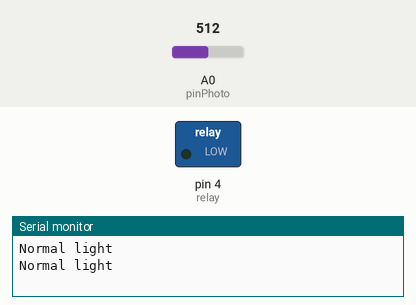
The sketch below on a simulated Arduino Uno, built with avr-gcc and run on an emulated ATmega328P. Shown: switched loads named in the sketch (green lamp = pin HIGH), the last lines printed to the serial monitor. The test bench sets the inputs (shaded band); at power-on: A0 (pinPhoto) = 512.

Above: at 1.8 s.
1.9 s: A0 (pinPhoto) set to 487
At 3.0 s:
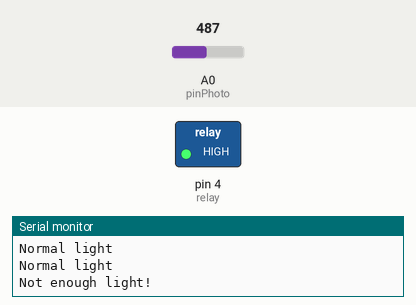
3.5 s: A0 (pinPhoto) set to 510
At 4.5 s:
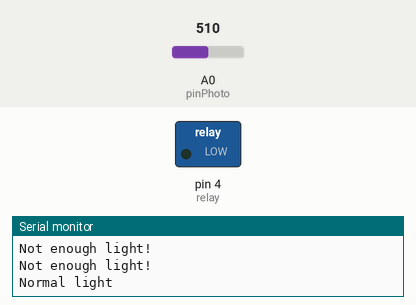
5.5 s: A0 (pinPhoto) set to 490
At 7.3 s:
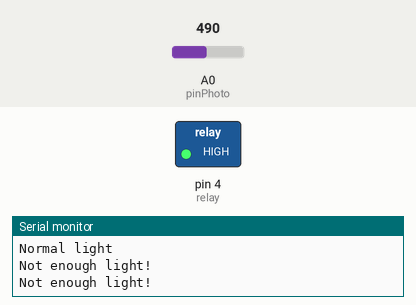
Timing chart, 0 to 8.8 s (numbered marks = the images above; inputs shaded):
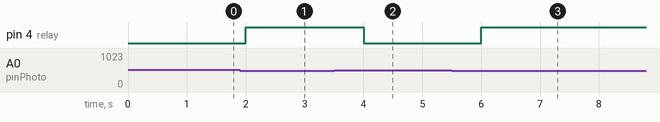

Measured:
- the behaviour switches between 500 and 499 on A0 (pinPhoto) (found by bisection; images 0 and 1)
- after the input at 1.9 s, pin 4 (relay): LOW → HIGH after 0.10 s
- after the input at 3.5 s, pin 4 (relay): HIGH → LOW after 0.50 s
- after the input at 5.5 s, pin 4 (relay): LOW → HIGH after 0.50 s

The sketch:

LightSensor.ino
```cpp
const int pinPhoto = A0;
int raw = 0;
int relay = 4;
void setup() {
  Serial.begin(9600);
  pinMode( pinPhoto, INPUT );
  pinMode( relay, OUTPUT );
}
void loop() {
  raw = analogRead( pinPhoto );
  if(raw < 500){
    Serial.println("Not enough light!");
    digitalWrite(relay, HIGH);
  } else {
    Serial.println("Normal light");
    digitalWrite(relay, LOW);
  }
  delay(1000);
}
```
